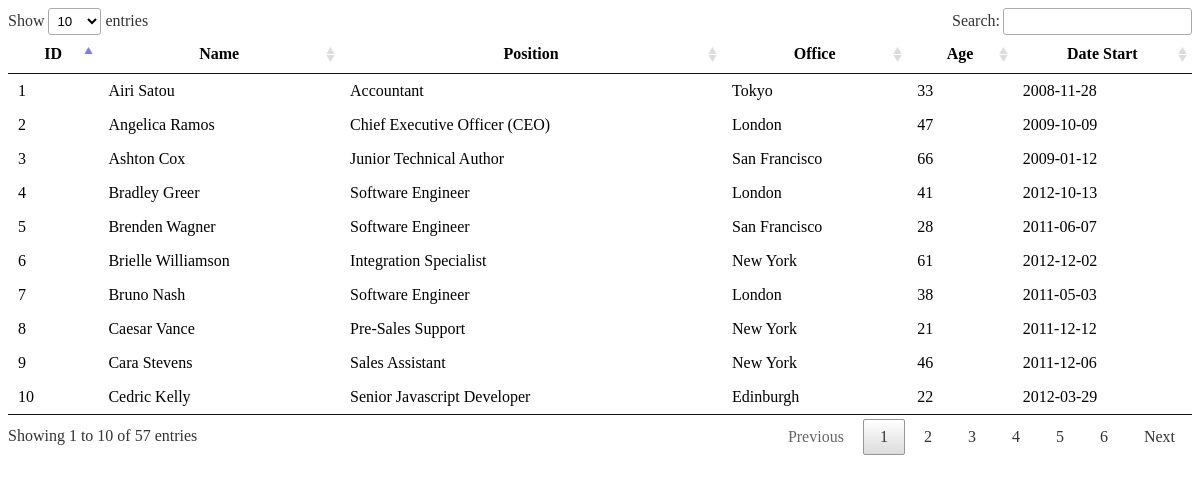
Screenshot of /baca-table-with-datatables.php with the database file from the repository.
### tables this page shows
CREATE TABLE IF NOT EXISTS `sales` (
  `id` int(4) NOT NULL AUTO_INCREMENT,
  `name` varchar(50) DEFAULT NULL,
  `position` varchar(50) DEFAULT NULL,
  `office` varchar(50) DEFAULT NULL,
  `age` smallint(2) DEFAULT NULL,
  `start_date` date DEFAULT NULL,
  PRIMARY KEY (`id`)
);

### baca-table-with-datatables.php (the view, shortened to what this page needs)
<!DOCTYPE html>
<html>
	<head>
    	<link rel="stylesheet" type="text/css" href="DataTables/datatables.min.css"/>
	</head>
	<body>
		<table id="tabel-data">
    	<thead>
        	<tr>
            	<th>ID</th>
            	<th>Name</th>
                <th>Position</th>
                <th>Office</th>
                <th>Age</th>
                <th>Date Start</th>
        	</tr>
    	</thead>
    	<tbody>
    	<?php
        	include("login.php");
  			$sql = "SELECT * FROM sales";
  			$result = $conn->query($sql);
        	while($row = $result->fetch_object()) {
                echo "<tr>";
                echo "<td>".$row->id. "</td>";
                echo "<td>".$row->name. "</td>";
                echo "<td>".$row->position. "</td>";
                echo "<td>".$row->office. "</td>";
                echo "<td>".$row->age. "</td>";
                echo "<td>".$row->start_date."</td>";
                  echo "</tr>";
        	}
    		?>
    	</tbody>
</table>
	</body>
</html>

### rows the page displays
sales: id "1", name "Airi Satou", position "Accountant", office "Tokyo", age "33", start_date "2008-11-28"
sales: id "2", name "Angelica Ramos", position "Chief Executive Officer (CEO)", office "London", age "47", start_date "2009-10-09"
sales: id "3", name "Ashton Cox", position "Junior Technical Author", office "San Francisco", age "66", start_date "2009-01-12"
sales: id "4", name "Bradley Greer", position "Software Engineer", office "London", age "41", start_date "2012-10-13"
sales: id "5", name "Brenden Wagner", position "Software Engineer", office "San Francisco", age "28", start_date "2011-06-07"
sales: id "6", name "Brielle Williamson", position "Integration Specialist", office "New York", age "61", start_date "2012-12-02"
sales: id "7", name "Bruno Nash", position "Software Engineer", office "London", age "38", start_date "2011-05-03"
sales: id "8", name "Caesar Vance", position "Pre-Sales Support", office "New York", age "21", start_date "2011-12-12"
sales: id "9", name "Cara Stevens", position "Sales Assistant", office "New York", age "46", start_date "2011-12-06"
sales: id "10", name "Cedric Kelly", position "Senior Javascript Developer", office "Edinburgh", age "22", start_date "2012-03-29"
